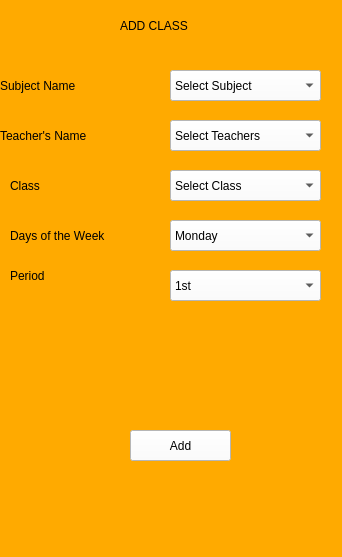
<?xml version="1.0" encoding="UTF-8"?>
<ui version="4.0">
 <class>Form</class>
 <widget class="QWidget" name="Form">
  <property name="geometry">
   <rect>
    <x>0</x>
    <y>0</y>
    <width>342</width>
    <height>557</height>
   </rect>
  </property>
  <property name="windowTitle">
   <string>Form</string>
  </property>
  <property name="styleSheet">
   <string notr="true">font: 10pt &quot;MS Shell Dlg 2&quot;;
background-color: rgb(255, 170, 0);
</string>
  </property>
  <widget class="QLabel" name="label_2">
   <property name="geometry">
    <rect>
     <x>0</x>
     <y>70</y>
     <width>111</width>
     <height>31</height>
    </rect>
   </property>
   <property name="styleSheet">
    <string notr="true">font: 75 9pt &quot;Verdana&quot;;</string>
   </property>
   <property name="text">
    <string>Subject Name</string>
   </property>
  </widget>
  <widget class="QPushButton" name="pushButton">
   <property name="geometry">
    <rect>
     <x>130</x>
     <y>430</y>
     <width>101</width>
     <height>31</height>
    </rect>
   </property>
   <property name="styleSheet">
    <string notr="true">background-color: rgb(255, 255, 255);</string>
   </property>
   <property name="text">
    <string>Add</string>
   </property>
  </widget>
  <widget class="QComboBox" name="comboBox">
   <property name="geometry">
    <rect>
     <x>170</x>
     <y>70</y>
     <width>151</width>
     <height>31</height>
    </rect>
   </property>
   <property name="styleSheet">
    <string notr="true">background-color: rgb(255, 255, 255);</string>
   </property>
   <item>
    <property name="text">
     <string>Select Subject</string>
    </property>
   </item>
   <item>
    <property name="text">
     <string>English</string>
    </property>
   </item>
   <item>
    <property name="text">
     <string>Maths</string>
    </property>
   </item>
   <item>
    <property name="text">
     <string>Yoruba</string>
    </property>
   </item>
   <item>
    <property name="text">
     <string>Physics</string>
    </property>
   </item>
   <item>
    <property name="text">
     <string>Economics</string>
    </property>
   </item>
   <item>
    <property name="text">
     <string>Civic Education</string>
    </property>
   </item>
   <item>
    <property name="text">
     <string>Social Studies</string>
    </property>
   </item>
   <item>
    <property name="text">
     <string>French</string>
    </property>
   </item>
   <item>
    <property name="text">
     <string>Computer Science</string>
    </property>
   </item>
   <item>
    <property name="text">
     <string>NHome Economics</string>
    </property>
   </item>
   <item>
    <property name="text">
     <string>Agriculture</string>
    </property>
   </item>
   <item>
    <property name="text">
     <string>Physical Education</string>
    </property>
   </item>
   <item>
    <property name="text">
     <string>Religious Studies</string>
    </property>
   </item>
   <item>
    <property name="text">
     <string>Chemistry</string>
    </property>
   </item>
   <item>
    <property name="text">
     <string>Technical Drawing</string>
    </property>
   </item>
   <item>
    <property name="text">
     <string>Business Studies</string>
    </property>
   </item>
   <item>
    <property name="text">
     <string>Intergrated Science</string>
    </property>
   </item>
  </widget>
  <widget class="QLabel" name="label_3">
   <property name="geometry">
    <rect>
     <x>0</x>
     <y>120</y>
     <width>131</width>
     <height>31</height>
    </rect>
   </property>
   <property name="styleSheet">
    <string notr="true">font: 75 9pt &quot;Verdana&quot;;</string>
   </property>
   <property name="text">
    <string>Teacher's Name</string>
   </property>
  </widget>
  <widget class="QLabel" name="label_4">
   <property name="geometry">
    <rect>
     <x>10</x>
     <y>170</y>
     <width>151</width>
     <height>31</height>
    </rect>
   </property>
   <property name="styleSheet">
    <string notr="true">font: 75 9pt &quot;Verdana&quot;;</string>
   </property>
   <property name="text">
    <string>Class </string>
   </property>
  </widget>
  <widget class="QLabel" name="label_5">
   <property name="geometry">
    <rect>
     <x>10</x>
     <y>220</y>
     <width>141</width>
     <height>31</height>
    </rect>
   </property>
   <property name="styleSheet">
    <string notr="true">font: 75 9pt &quot;Verdana&quot;;</string>
   </property>
   <property name="text">
    <string>Days of the Week</string>
   </property>
  </widget>
  <widget class="QLabel" name="label_6">
   <property name="geometry">
    <rect>
     <x>10</x>
     <y>260</y>
     <width>111</width>
     <height>31</height>
    </rect>
   </property>
   <property name="styleSheet">
    <string notr="true">font: 75 9pt &quot;Verdana&quot;;</string>
   </property>
   <property name="text">
    <string>Period</string>
   </property>
  </widget>
  <widget class="QComboBox" name="comboBox_2">
   <property name="geometry">
    <rect>
     <x>170</x>
     <y>120</y>
     <width>151</width>
     <height>31</height>
    </rect>
   </property>
   <property name="styleSheet">
    <string notr="true">background-color: rgb(255, 255, 255);</string>
   </property>
   <item>
    <property name="text">
     <string>Select Teachers</string>
    </property>
   </item>
  </widget>
  <widget class="QComboBox" name="comboBox_3">
   <property name="geometry">
    <rect>
     <x>170</x>
     <y>170</y>
     <width>151</width>
     <height>31</height>
    </rect>
   </property>
   <property name="styleSheet">
    <string notr="true">background-color: rgb(255, 255, 255);</string>
   </property>
   <item>
    <property name="text">
     <string>Select Class</string>
    </property>
   </item>
   <item>
    <property name="text">
     <string>JSS 1</string>
    </property>
   </item>
   <item>
    <property name="text">
     <string>JSS 2</string>
    </property>
   </item>
   <item>
    <property name="text">
     <string>JSS 3</string>
    </property>
   </item>
   <item>
    <property name="text">
     <string>SSS 1</string>
    </property>
   </item>
   <item>
    <property name="text">
     <string>SSS 2</string>
    </property>
   </item>
   <item>
    <property name="text">
     <string>SSS 3</string>
    </property>
   </item>
  </widget>
  <widget class="QComboBox" name="comboBox_4">
   <property name="geometry">
    <rect>
     <x>170</x>
     <y>220</y>
     <width>151</width>
     <height>31</height>
    </rect>
   </property>
   <property name="styleSheet">
    <string notr="true">background-color: rgb(255, 255, 255);</string>
   </property>
   <item>
    <property name="text">
     <string>Monday</string>
    </property>
   </item>
   <item>
    <property name="text">
     <string>Tuesday</string>
    </property>
   </item>
   <item>
    <property name="text">
     <string>Wednesday</string>
    </property>
   </item>
   <item>
    <property name="text">
     <string>Thursday</string>
    </property>
   </item>
   <item>
    <property name="text">
     <string>Friday</string>
    </property>
   </item>
  </widget>
  <widget class="QComboBox" name="comboBox_5">
   <property name="geometry">
    <rect>
     <x>170</x>
     <y>270</y>
     <width>151</width>
     <height>31</height>
    </rect>
   </property>
   <property name="styleSheet">
    <string notr="true">background-color: rgb(255, 255, 255);</string>
   </property>
   <item>
    <property name="text">
     <string>1st</string>
    </property>
   </item>
   <item>
    <property name="text">
     <string>2nd</string>
    </property>
   </item>
   <item>
    <property name="text">
     <string>3rd</string>
    </property>
   </item>
   <item>
    <property name="text">
     <string>4th</string>
    </property>
   </item>
   <item>
    <property name="text">
     <string>5th</string>
    </property>
   </item>
   <item>
    <property name="text">
     <string>6th</string>
    </property>
   </item>
   <item>
    <property name="text">
     <string>7th</string>
    </property>
   </item>
   <item>
    <property name="text">
     <string>8th</string>
    </property>
   </item>
  </widget>
  <widget class="QLabel" name="label">
   <property name="geometry">
    <rect>
     <x>120</x>
     <y>10</y>
     <width>211</width>
     <height>31</height>
    </rect>
   </property>
   <property name="styleSheet">
    <string notr="true">font: 75 11pt &quot;MS Shell Dlg 2&quot;;</string>
   </property>
   <property name="text">
    <string>ADD CLASS</string>
   </property>
  </widget>
 </widget>
 <resources/>
 <connections/>
</ui>
